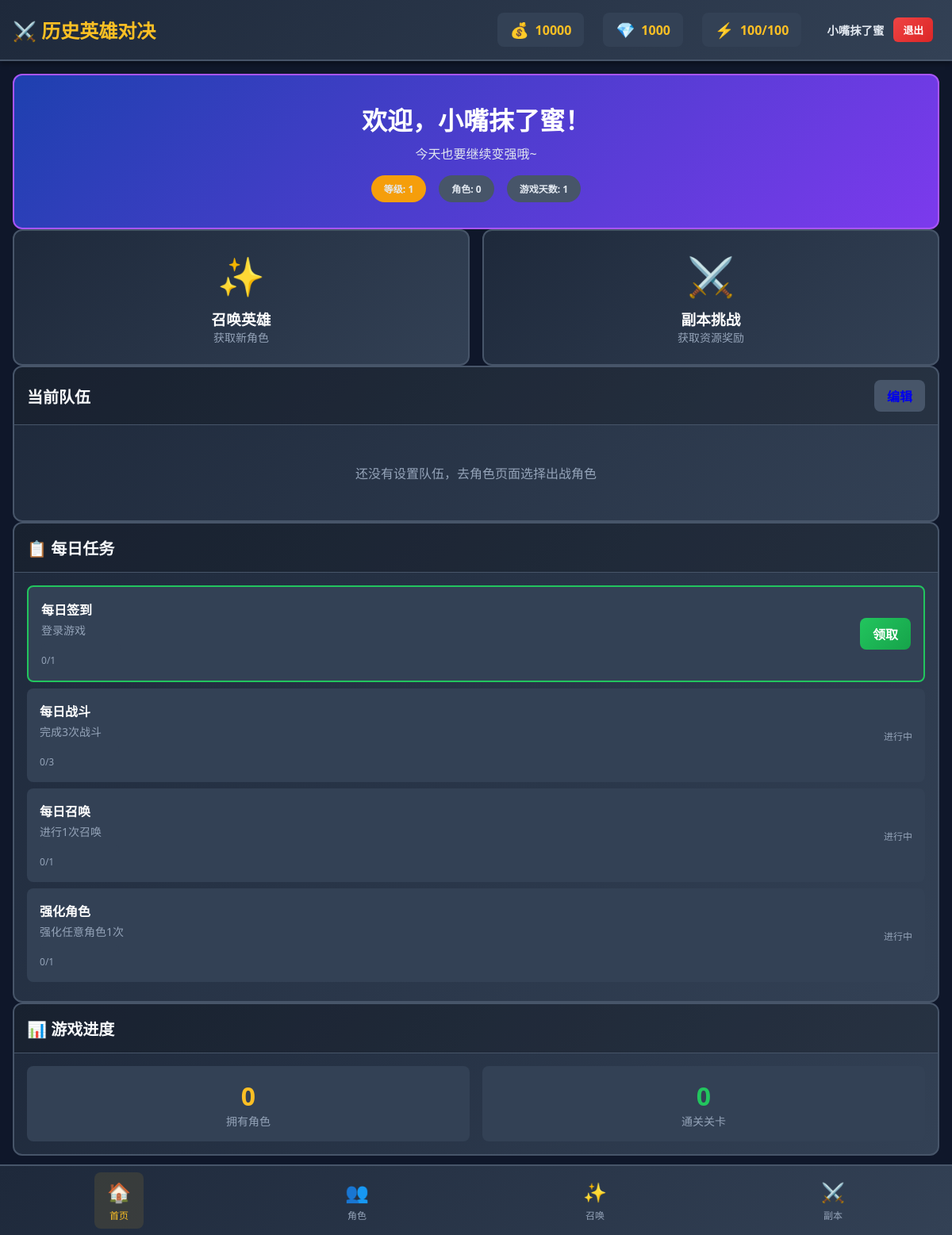
/ (signed in), run on the app's committed database.
### models.py (models this page shows, shortened)
class Player(db.Model, UserMixin):
    __tablename__ = 'players'
    id = db.Column(db.Integer, primary_key=True, autoincrement=True)
    username = db.Column(db.String(64), unique=True, nullable=True, index=True)
    email = db.Column(db.String(120), unique=True, nullable=True, index=True)
    password_hash = db.Column(db.String(256), nullable=True)
    name = db.Column(db.String(128), nullable=False, default='勇者')
    level = db.Column(db.Integer, nullable=False, default=1)
    exp = db.Column(db.Integer, nullable=False, default=0)
    exp_to_next = db.Column(db.Integer, nullable=False, default=100)
    gold = db.Column(db.Integer, nullable=False, default=10000)
    gems = db.Column(db.Integer, nullable=False, default=1000)
    exp_books = db.Column(db.Integer, nullable=False, default=0)
    summon_tickets = db.Column(db.Integer, nullable=False, default=10)
    energy = db.Column(db.Integer, nullable=False, default=100)
    max_energy = db.Column(db.Integer, nullable=False, default=100)
    last_energy_update = db.Column(db.DateTime, default=datetime.now)
    pity_count = db.Column(db.Integer, nullable=False, default=0)
    legendary_pity_count = db.Column(db.Integer, nullable=False, default=0)
    total_play_days = db.Column(db.Integer, nullable=False, default=1)
    last_login_date = db.Column(db.Date, default=date.today)
    created_at = db.Column(db.DateTime, default=datetime.now)
    updated_at = db.Column(db.DateTime, default=datetime.now, onupdate=datetime.now)
    characters = db.relationship('PlayerCharacter', backref='player', lazy='dynamic')
    team = db.relationship('PlayerTeam', backref='player', lazy='dynamic', order_by='PlayerTeam.slot')
    completed_stages = db.relationship('PlayerCompletedStage', backref='player', lazy='dynamic')
    daily_tasks = db.relationship('PlayerDailyTask', backref='player', lazy='dynamic')
    summon_history = db.relationship('SummonHistory', backref='player', lazy='dynamic')

class PlayerDailyTask(db.Model):
    __tablename__ = 'player_daily_tasks'
    id = db.Column(db.Integer, primary_key=True, autoincrement=True)
    player_id = db.Column(db.Integer, db.ForeignKey('players.id'), nullable=False)
    task_id = db.Column(db.String(64), nullable=False)
    name = db.Column(db.String(128), nullable=False)
    description = db.Column(db.Text, nullable=False)
    target = db.Column(db.Integer, nullable=False, default=1)
    progress = db.Column(db.Integer, nullable=False, default=0)
    reward_gold = db.Column(db.Integer, default=0)
    reward_gems = db.Column(db.Integer, default=0)
    reward_exp = db.Column(db.Integer, default=0)
    completed = db.Column(db.Boolean, nullable=False, default=False)
    claimed = db.Column(db.Boolean, nullable=False, default=False)
    task_date = db.Column(db.Date, nullable=False, default=date.today)
    created_at = db.Column(db.DateTime, default=datetime.now)
    updated_at = db.Column(db.DateTime, default=datetime.now, onupdate=datetime.now)
    __table_args__ = (
        db.Index('idx_daily_tasks', 'player_id', 'task_date'),
    )
    def to_dict(self):
        return {
            'id': self.task_id,
            'name': self.name,
            'description': self.description,
            'target': self.target,
            'progress': self.progress,
            'rewards': {
                'gold': self.reward_gold or 0,
                'gems': self.reward_gems or 0,
                'exp': self.reward_exp or 0,
            },
            'completed': self.completed,
            'claimed': self.claimed,
        }

### app.py (the view)
@app.route('/')
@login_required
def index():
    player = current_user
    update_energy(player)
    check_daily_reset(player)
    characters = []
    for char in player.characters:
        battle_char = get_battle_character(char)
        if battle_char:
            characters.append(battle_char)
    team = []
    for team_member in player.team:
        char_instance = PlayerCharacter.query.get(team_member.character_instance_id)
        if char_instance:
            battle_char = get_battle_character(char_instance)
            if battle_char:
                team.append(battle_char)
    daily_tasks = [task.to_dict() for task in player.daily_tasks.filter_by(task_date=date.today())]
    return render_template('index.html',
        player=player,
        characters=characters,
        team=team,
        daily_tasks=daily_tasks,
        rarity_names=RARITY_NAMES,
        rarity_colors=RARITY_COLORS,
        element_names=ELEMENT_NAMES,
        element_colors=ELEMENT_COLORS
    )

### templates/index.html (shortened to what this page needs)
{% extends "base.html" %}
{% block content %}
<div class="space-y-4">
    <div class="card" style="background: linear-gradient(135deg, #1e40af 0%, #7c3aed 100%); border-color: #a855f7;">
        <div class="card-body" style="text-align: center; padding: 2rem;">
            <h1 style="font-size: 2rem; font-weight: bold; color: white; margin-bottom: 0.5rem;">
                欢迎，{{ player.name }}！
            </h1>
            <p style="color: #e2e8f0;">今天也要继续变强哦~</p>
            <div style="display: flex; justify-content: center; gap: 1rem; margin-top: 1rem;">
                <span class="badge bg-rarity-legendary" style="padding: 0.5rem 1rem;">
                    等级: {{ player.level }}
                </span>
                <span class="badge" style="background: #475569; padding: 0.5rem 1rem;">
                    角色: {{ characters|length }}
                </span>
                <span class="badge" style="background: #475569; padding: 0.5rem 1rem;">
                    游戏天数: {{ player.total_play_days }}
                </span>
            </div>
        </div>
    </div>
    <div class="grid grid-2">
        <a href="{{ url_for('summon') }}" class="card" style="text-decoration: none; cursor: pointer;">
            <div class="card-body" style="text-align: center; padding: 1.5rem;">
                <div style="font-size: 3rem; margin-bottom: 0.5rem;">✨</div>
                <h3 style="font-weight: bold; color: white;">召唤英雄</h3>
                <p style="font-size: 0.875rem; color: #94a3b8;">获取新角色</p>
            </div>
        </a>
        <a href="{{ url_for('stages') }}" class="card" style="text-decoration: none; cursor: pointer;">
            <div class="card-body" style="text-align: center; padding: 1.5rem;">
                <div style="font-size: 3rem; margin-bottom: 0.5rem;">⚔️</div>
                <h3 style="font-weight: bold; color: white;">副本挑战</h3>
                <p style="font-size: 0.875rem; color: #94a3b8;">获取资源奖励</p>
            </div>
        </a>
    </div>
    <div class="card">
        <div class="card-header" style="display: flex; justify-content: space-between; align-items: center;">
            <h3 class="card-title">当前队伍</h3>
            <a href="{{ url_for('characters') }}" class="btn" style="padding: 0.5rem 1rem; background: #475569;">
                编辑
            </a>
        </div>
        <div class="card-body">
            {% if team %}
            <div style="display: flex; gap: 0.5rem; flex-wrap: wrap;">
                {% for char in team %}
                <div style="width: 80px; text-align: center;">
                    <div style="width: 60px; height: 60px; border-radius: 50%; overflow: hidden; margin: 0 auto; border: 3px solid {{ element_colors[char.element] if element_colors else '#475569' }};">
                        <img src="{{ char.avatar }}" alt="{{ char.name }}" style="width: 100%; height: 100%; object-fit: cover; object-position: top;">
                    </div>
                    <div style="font-size: 0.75rem; color: white; margin-top: 0.25rem;">{{ char.name }}</div>
                    <div style="font-size: 0.625rem; color: #94a3b8;">Lv.{{ char.level }}</div>
                </div>
                {% endfor %}
            </div>
            {% else %}
            <p style="text-align: center; color: #94a3b8; padding: 2rem;">
                还没有设置队伍，去角色页面选择出战角色
            </p>
            {% endif %}
        </div>
    </div>
    <div class="card">
        <div class="card-header">
            <h3 class="card-title">📋 每日任务</h3>
        </div>
        <div class="card-body">
            {% for task in daily_tasks %}
            <div class="task-card" style="{% if task.claimed %}opacity: 0.5;{% elif task.completed %}border: 2px solid #22c55e;{% endif %}">
                <div class="task-info">
                    <h4>{{ task.name }}</h4>
                    <p>{{ task.description }}</p>
                    <div style="margin-top: 0.5rem;">
                        <div class="progress" style="width: 100px;">
                        </div>
                        <span style="font-size: 0.75rem; color: #94a3b8;">{{ task.progress }}/{{ task.target }}</span>
                    </div>
                </div>
                <div>
                    {% if task.claimed %}
                        <span class="badge" style="background: #475569;">已领取</span>
                    {% elif task.completed %}
                        <button onclick="claimTask('{{ task.id }}')" class="btn btn-success" style="padding: 0.5rem 1rem;">
                            领取
                        </button>
                    {% else %}
                        <span style="font-size: 0.75rem; color: #94a3b8;">进行中</span>
                    {% endif %}
                </div>
            </div>
            {% endfor %}
        </div>
    </div>
    <div class="card">
        <div class="card-header">
            <h3 class="card-title">📊 游戏进度</h3>
        </div>
        <div class="card-body">
            <div class="grid grid-2">
                <div style="background: #334155; padding: 1rem; border-radius: 8px; text-align: center;">
                    <div style="font-size: 2rem; font-weight: bold; color: #fbbf24;">{{ characters|length }}</div>
                    <div style="font-size: 0.875rem; color: #94a3b8;">拥有角色</div>
                </div>
                <div style="background: #334155; padding: 1rem; border-radius: 8px; text-align: center;">
                    <div style="font-size: 2rem; font-weight: bold; color: #22c55e;">{{ player.completed_stages.count() }}</div>
                    <div style="font-size: 0.875rem; color: #94a3b8;">通关关卡</div>
                </div>
            </div>
        </div>
    </div>
</div>
{% endblock %}

### templates/base.html (shortened to what this page needs)
<!DOCTYPE html>
<html lang="zh-CN">
<head>
    <link rel="stylesheet" href="{{ url_for('static', filename='css/style.css') }}">
</head>
<body>
    {% if player %}
    <nav class="navbar">
        <div class="navbar-content">
            <a href="{{ url_for('index') }}" class="navbar-brand">
                ⚔️ 历史英雄对决
            </a>
            <div class="navbar-resources">
                <div class="resource-item">
                    <span class="resource-icon">💰</span>
                    <span class="resource-value">{{ player.gold }}</span>
                </div>
                <div class="resource-item">
                    <span class="resource-icon">💎</span>
                    <span class="resource-value">{{ player.gems }}</span>
                </div>
                <div class="resource-item">
                    <span class="resource-icon">⚡</span>
                    <span class="resource-value">{{ player.energy }}/{{ player.max_energy }}</span>
                </div>
                <div class="resource-item user-info">
                    <span class="user-name">{{ player.name }}</span>
                    <a href="{{ url_for('logout') }}" class="logout-btn" onclick="return confirm('确定要退出登录吗？')">退出</a>
                </div>
            </div>
        </div>
    </nav>
    {% endif %}
    <main class="main-content">
        {% block content %}{% endblock %}
    </main>
    {% if player %}
    <nav class="bottom-nav">
        <a href="{{ url_for('index') }}" class="nav-item {% if request.endpoint == 'index' %}active{% endif %}">
            <span class="nav-icon">🏠</span>
            <span class="nav-label">首页</span>
        </a>
        <a href="{{ url_for('characters') }}" class="nav-item {% if request.endpoint == 'characters' %}active{% endif %}">
            <span class="nav-icon">👥</span>
            <span class="nav-label">角色</span>
        </a>
        <a href="{{ url_for('summon') }}" class="nav-item {% if request.endpoint == 'summon' %}active{% endif %}">
            <span class="nav-icon">✨</span>
            <span class="nav-label">召唤</span>
        </a>
        <a href="{{ url_for('stages') }}" class="nav-item {% if request.endpoint == 'stages' %}active{% endif %}">
            <span class="nav-icon">⚔️</span>
            <span class="nav-label">副本</span>
        </a>
    </nav>
    {% endif %}
</body>
</html>

### data on the page
Player: gold "10000", gems "1000", energy "100", max_energy "100", name "小嘴抹了蜜", level "1", total_play_days "1"
PlayerDailyTask: name "每日签到", description "登录游戏", progress "0", target "1"
PlayerDailyTask: name "每日战斗", description "完成3次战斗", progress "0", target "3", shows "进行中"
PlayerDailyTask: name "每日召唤", description "进行1次召唤", progress "0", target "1", shows "进行中"
PlayerDailyTask: name "强化角色", description "强化任意角色1次", progress "0", target "1", shows "进行中"

### other printed values
{{ characters|length }} "0"
{{ player.completed_stages.count() }} "0"
